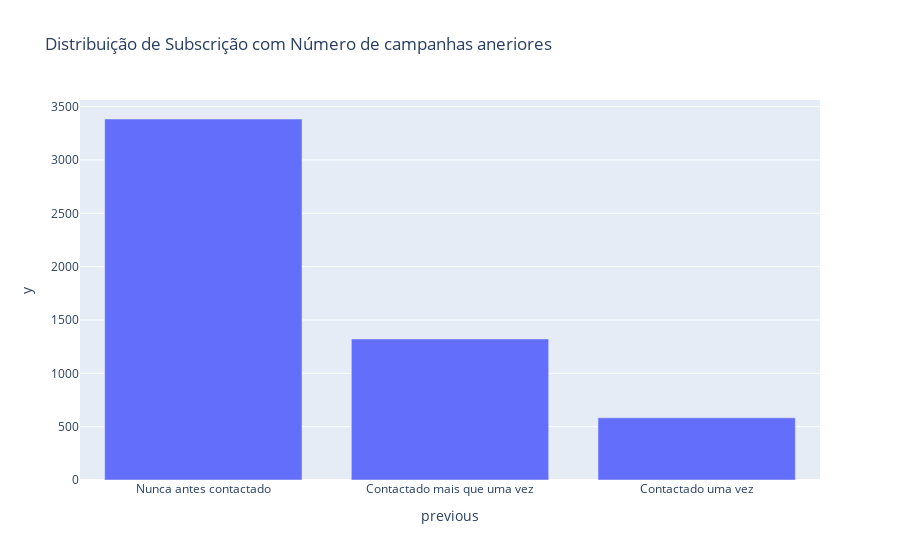

The notebook cell saved with this chart:
### Code cell
campaigny = pd.DataFrame(data.groupby('previous')['y'].sum()).reset_index()
campaigny = campaigny.sort_values(by = 'y', ascending = False)
fig = px.bar(campaigny.iloc[:], #plotting only the top 20 Countries
             x = 'previous', y = 'y', title = 'Distribuição de Subscrição com Número de campanhas aneriores')

fig.show()

### Figure 1 — Plotly figure (JSON) as saved in the notebook; plotly's stock layout.template omitted (floating-point values rounded to 4 significant figures)
{"data": [{"alignmentgroup": "True", "hovertemplate": "previous=%{x}<br>y=%{y}<extra></extra>", "legendgroup": "", "marker": {"color": "#636efa"}, "name": "", "offsetgroup": "", "orientation": "v", "showlegend": false, "textposition": "auto", "type": "bar", "x": ["Nunca antes contactado", "Contactado mais que uma vez", "Contactado uma vez"], "xaxis": "x", "y": [3384, 1322, 583], "yaxis": "y"}], "layout": {"barmode": "relative", "legend": {"tracegroupgap": 0}, "title": {"text": "Distribuição de Subscrição com Número de campanhas aneriores"}, "xaxis": {"anchor": "y", "domain": [0, 1], "title": {"text": "previous"}}, "yaxis": {"anchor": "x", "domain": [0, 1], "title": {"text": "y"}}}}
